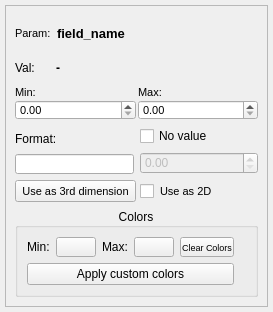
<?xml version="1.0" encoding="UTF-8"?>
<ui version="4.0">
 <class>SubstateDisplayWidget</class>
 <widget class="QWidget" name="SubstateDisplayWidget">
  <property name="geometry">
   <rect>
    <x>0</x>
    <y>0</y>
    <width>273</width>
    <height>312</height>
   </rect>
  </property>
  <property name="windowTitle">
   <string>Substate Display</string>
  </property>
  <property name="styleSheet">
   <string>SubstateDisplayWidget { border: 1px solid #cccccc; border-radius: 3px; background-color: #f9f9f9; }</string>
  </property>
  <layout class="QVBoxLayout" name="mainLayout">
   <property name="spacing">
    <number>4</number>
   </property>
   <property name="leftMargin">
    <number>5</number>
   </property>
   <property name="topMargin">
    <number>5</number>
   </property>
   <property name="rightMargin">
    <number>5</number>
   </property>
   <property name="bottomMargin">
    <number>5</number>
   </property>
   <item>
    <widget class="QFrame" name="frame">
     <property name="frameShape">
      <enum>QFrame::Shape::StyledPanel</enum>
     </property>
     <property name="frameShadow">
      <enum>QFrame::Shadow::Raised</enum>
     </property>
     <layout class="QVBoxLayout" name="verticalLayout">
      <item>
       <layout class="QHBoxLayout" name="titleLayout">
        <property name="spacing">
         <number>2</number>
        </property>
        <property name="leftMargin">
         <number>0</number>
        </property>
        <property name="topMargin">
         <number>0</number>
        </property>
        <property name="rightMargin">
         <number>0</number>
        </property>
        <property name="bottomMargin">
         <number>0</number>
        </property>
        <item>
         <widget class="QLabel" name="titleTextLabel">
          <property name="maximumSize">
           <size>
            <width>40</width>
            <height>16777215</height>
           </size>
          </property>
          <property name="styleSheet">
           <string>QLabel { font-size: 8pt; }</string>
          </property>
          <property name="text">
           <string>Param:</string>
          </property>
         </widget>
        </item>
        <item>
         <widget class="QLabel" name="nameLabel">
          <property name="styleSheet">
           <string>QLabel { font-size: 10pt; font-weight: bold; }</string>
          </property>
          <property name="text">
           <string>field_name</string>
          </property>
         </widget>
        </item>
       </layout>
      </item>
      <item>
       <layout class="QHBoxLayout" name="valueLayout">
        <property name="spacing">
         <number>2</number>
        </property>
        <property name="leftMargin">
         <number>0</number>
        </property>
        <property name="topMargin">
         <number>0</number>
        </property>
        <property name="rightMargin">
         <number>0</number>
        </property>
        <property name="bottomMargin">
         <number>0</number>
        </property>
        <item>
         <widget class="QLabel" name="valueTextLabel">
          <property name="maximumSize">
           <size>
            <width>35</width>
            <height>16777215</height>
           </size>
          </property>
          <property name="text">
           <string>Val:</string>
          </property>
         </widget>
        </item>
        <item>
         <widget class="QLabel" name="valueLabel">
          <property name="maximumSize">
           <size>
            <width>16777215</width>
            <height>20</height>
           </size>
          </property>
          <property name="styleSheet">
           <string>QLabel { padding: 1px; font-size: 9pt; font-weight: bold; }</string>
          </property>
          <property name="text">
           <string>-</string>
          </property>
         </widget>
        </item>
       </layout>
      </item>
      <item>
       <layout class="QHBoxLayout" name="minMaxLayout">
        <property name="spacing">
         <number>2</number>
        </property>
        <property name="leftMargin">
         <number>0</number>
        </property>
        <property name="topMargin">
         <number>0</number>
        </property>
        <property name="rightMargin">
         <number>0</number>
        </property>
        <property name="bottomMargin">
         <number>0</number>
        </property>
        <item>
         <layout class="QVBoxLayout" name="minLayout">
          <property name="spacing">
           <number>0</number>
          </property>
          <property name="leftMargin">
           <number>0</number>
          </property>
          <property name="topMargin">
           <number>0</number>
          </property>
          <property name="rightMargin">
           <number>0</number>
          </property>
          <property name="bottomMargin">
           <number>0</number>
          </property>
          <item>
           <widget class="QLabel" name="minTextLabel">
            <property name="styleSheet">
             <string>QLabel { font-size: 8pt; }</string>
            </property>
            <property name="text">
             <string>Min:</string>
            </property>
           </widget>
          </item>
          <item>
           <widget class="QDoubleSpinBox" name="minSpinBox">
            <property name="maximumSize">
             <size>
              <width>16777215</width>
              <height>20</height>
             </size>
            </property>
            <property name="styleSheet">
             <string>QDoubleSpinBox { font-size: 8pt; }</string>
            </property>
            <property name="decimals">
             <number>2</number>
            </property>
            <property name="maximum">
             <double>9999.989999999999782</double>
            </property>
           </widget>
          </item>
         </layout>
        </item>
        <item>
         <layout class="QVBoxLayout" name="maxLayout">
          <property name="spacing">
           <number>0</number>
          </property>
          <property name="leftMargin">
           <number>0</number>
          </property>
          <property name="topMargin">
           <number>0</number>
          </property>
          <property name="rightMargin">
           <number>0</number>
          </property>
          <property name="bottomMargin">
           <number>0</number>
          </property>
          <item>
           <widget class="QLabel" name="maxTextLabel">
            <property name="styleSheet">
             <string>QLabel { font-size: 8pt; }</string>
            </property>
            <property name="text">
             <string>Max:</string>
            </property>
           </widget>
          </item>
          <item>
           <widget class="QDoubleSpinBox" name="maxSpinBox">
            <property name="maximumSize">
             <size>
              <width>16777215</width>
              <height>20</height>
             </size>
            </property>
            <property name="styleSheet">
             <string>QDoubleSpinBox { font-size: 8pt; }</string>
            </property>
            <property name="decimals">
             <number>2</number>
            </property>
            <property name="maximum">
             <double>9999.989999999999782</double>
            </property>
           </widget>
          </item>
         </layout>
        </item>
       </layout>
      </item>
      <item>
       <layout class="QHBoxLayout" name="formatAndNoValueLayout">
        <item>
         <layout class="QVBoxLayout" name="formatLayout">
          <property name="spacing">
           <number>2</number>
          </property>
          <property name="leftMargin">
           <number>0</number>
          </property>
          <property name="topMargin">
           <number>0</number>
          </property>
          <property name="rightMargin">
           <number>0</number>
          </property>
          <property name="bottomMargin">
           <number>0</number>
          </property>
          <item>
           <widget class="QLabel" name="formatTextLabel">
            <property name="text">
             <string>Format:</string>
            </property>
           </widget>
          </item>
          <item>
           <widget class="QLineEdit" name="formatLineEdit">
            <property name="sizePolicy">
             <sizepolicy hsizetype="MinimumExpanding" vsizetype="Fixed">
              <horstretch>0</horstretch>
              <verstretch>0</verstretch>
             </sizepolicy>
            </property>
            <property name="maximumSize">
             <size>
              <width>16777215</width>
              <height>20</height>
             </size>
            </property>
            <property name="styleSheet">
             <string>QLineEdit { font-size: 8pt; }</string>
            </property>
           </widget>
          </item>
         </layout>
        </item>
        <item>
         <layout class="QVBoxLayout" name="noValueLayout">
          <item>
           <widget class="QCheckBox" name="noValueCheckBox">
            <property name="sizePolicy">
             <sizepolicy hsizetype="MinimumExpanding" vsizetype="Fixed">
              <horstretch>0</horstretch>
              <verstretch>0</verstretch>
             </sizepolicy>
            </property>
            <property name="text">
             <string>No value</string>
            </property>
           </widget>
          </item>
          <item>
           <widget class="QDoubleSpinBox" name="noValueDoubleSpinBox">
            <property name="enabled">
             <bool>false</bool>
            </property>
            <property name="sizePolicy">
             <sizepolicy hsizetype="MinimumExpanding" vsizetype="Fixed">
              <horstretch>0</horstretch>
              <verstretch>0</verstretch>
             </sizepolicy>
            </property>
           </widget>
          </item>
         </layout>
        </item>
       </layout>
      </item>
      <item>
       <layout class="QHBoxLayout" name="buttonsLayout">
        <property name="spacing">
         <number>2</number>
        </property>
        <property name="leftMargin">
         <number>0</number>
        </property>
        <property name="topMargin">
         <number>0</number>
        </property>
        <property name="rightMargin">
         <number>0</number>
        </property>
        <property name="bottomMargin">
         <number>0</number>
        </property>
        <item>
         <widget class="QPushButton" name="use3dButton">
          <property name="maximumSize">
           <size>
            <width>16777215</width>
            <height>22</height>
           </size>
          </property>
          <property name="styleSheet">
           <string>QPushButton { font-size: 8pt; padding: 2px; }</string>
          </property>
          <property name="text">
           <string>Use as 3rd dimension</string>
          </property>
         </widget>
        </item>
        <item>
         <widget class="QCheckBox" name="use2dButton">
          <property name="maximumSize">
           <size>
            <width>16777215</width>
            <height>22</height>
           </size>
          </property>
          <property name="styleSheet">
           <string notr="true">QCheckBox { font-size: 8pt; padding: 2px; }</string>
          </property>
          <property name="text">
           <string>Use as 2D</string>
          </property>
         </widget>
        </item>
       </layout>
      </item>
      <item>
       <widget class="QGroupBox" name="colorsGroupBox">
        <property name="title">
         <string>Colors</string>
        </property>
        <property name="alignment">
         <set>Qt::AlignmentFlag::AlignCenter</set>
        </property>
        <property name="flat">
         <bool>true</bool>
        </property>
        <layout class="QGridLayout" name="gridLayout">
         <item row="0" column="2">
          <widget class="QLabel" name="maxColorLabel">
           <property name="maximumSize">
            <size>
             <width>30</width>
             <height>16777215</height>
            </size>
           </property>
           <property name="text">
            <string>Max:</string>
           </property>
          </widget>
         </item>
         <item row="0" column="4">
          <widget class="QPushButton" name="clearColorsButton">
           <property name="maximumSize">
            <size>
             <width>16777215</width>
             <height>20</height>
            </size>
           </property>
           <property name="styleSheet">
            <string>QPushButton { font-size: 7pt; padding: 1px; }</string>
           </property>
           <property name="text">
            <string>Clear Colors</string>
           </property>
          </widget>
         </item>
         <item row="0" column="1">
          <widget class="QPushButton" name="minColorButton">
           <property name="maximumSize">
            <size>
             <width>40</width>
             <height>20</height>
            </size>
           </property>
           <property name="toolTip">
            <string>Click to set minimum value color</string>
           </property>
           <property name="text">
            <string/>
           </property>
          </widget>
         </item>
         <item row="0" column="5">
          <spacer name="colorsSpacer">
           <property name="orientation">
            <enum>Qt::Orientation::Horizontal</enum>
           </property>
           <property name="sizeHint" stdset="0">
            <size>
             <width>0</width>
             <height>20</height>
            </size>
           </property>
          </spacer>
         </item>
         <item row="0" column="0">
          <widget class="QLabel" name="minColorLabel">
           <property name="maximumSize">
            <size>
             <width>30</width>
             <height>16777215</height>
            </size>
           </property>
           <property name="text">
            <string>Min:</string>
           </property>
          </widget>
         </item>
         <item row="0" column="3">
          <widget class="QPushButton" name="maxColorButton">
           <property name="maximumSize">
            <size>
             <width>40</width>
             <height>20</height>
            </size>
           </property>
           <property name="toolTip">
            <string>Click to set maximum value color</string>
           </property>
           <property name="text">
            <string/>
           </property>
          </widget>
         </item>
         <item row="1" column="0" colspan="5">
          <widget class="QPushButton" name="applyCustomColorsPushButton">
           <property name="text">
            <string>Apply custom colors</string>
           </property>
          </widget>
         </item>
        </layout>
       </widget>
      </item>
     </layout>
    </widget>
   </item>
  </layout>
 </widget>
 <resources/>
 <connections/>
</ui>
